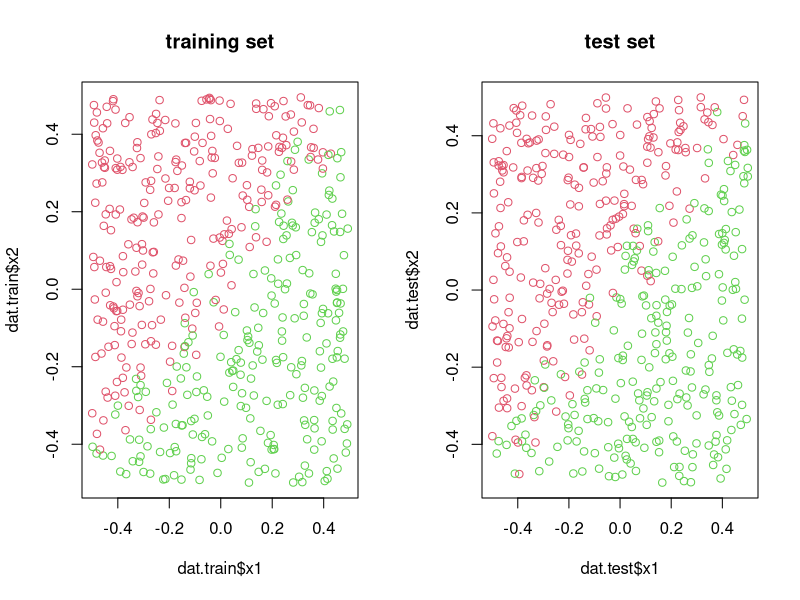
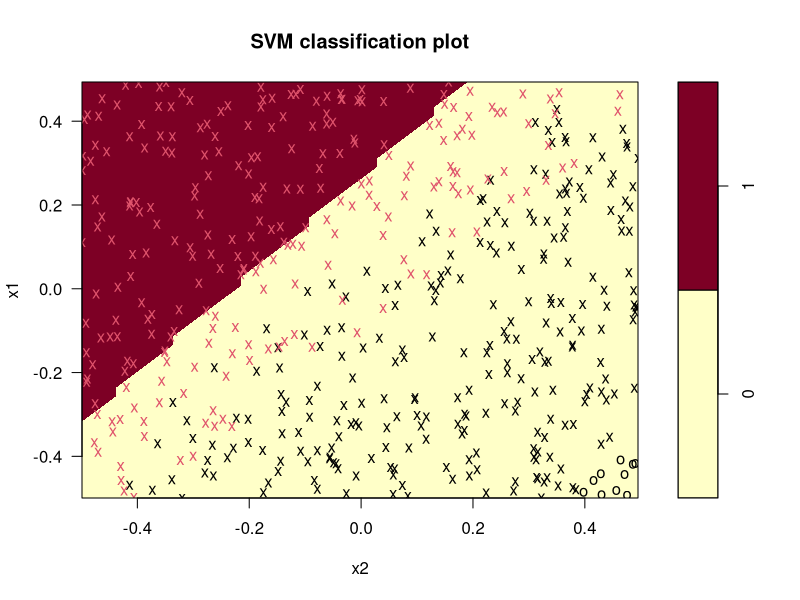
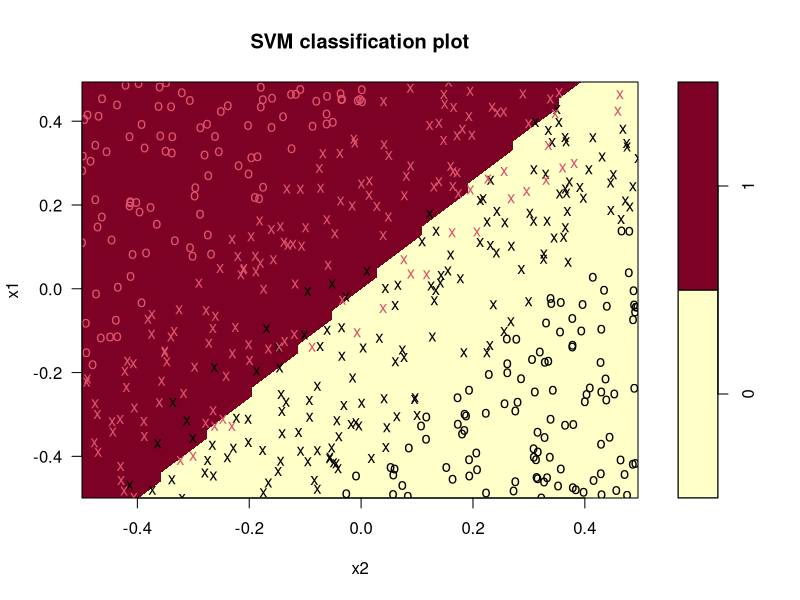
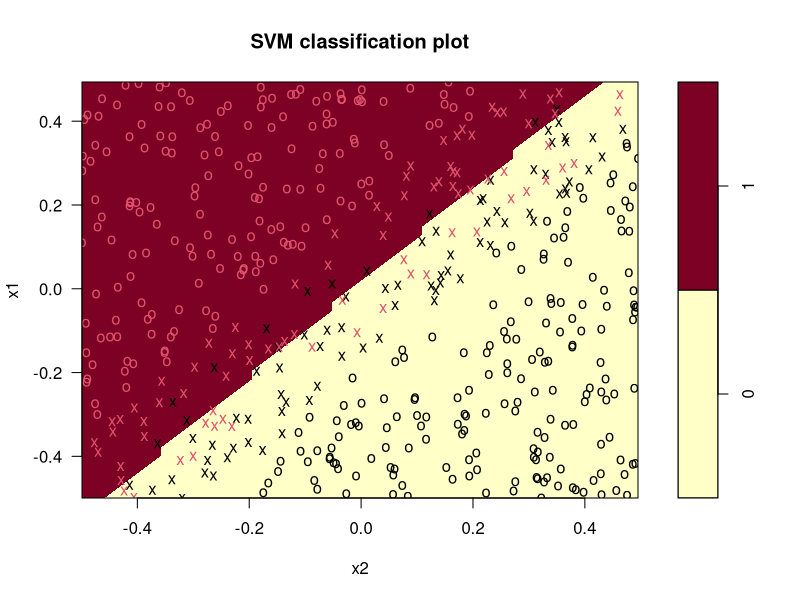
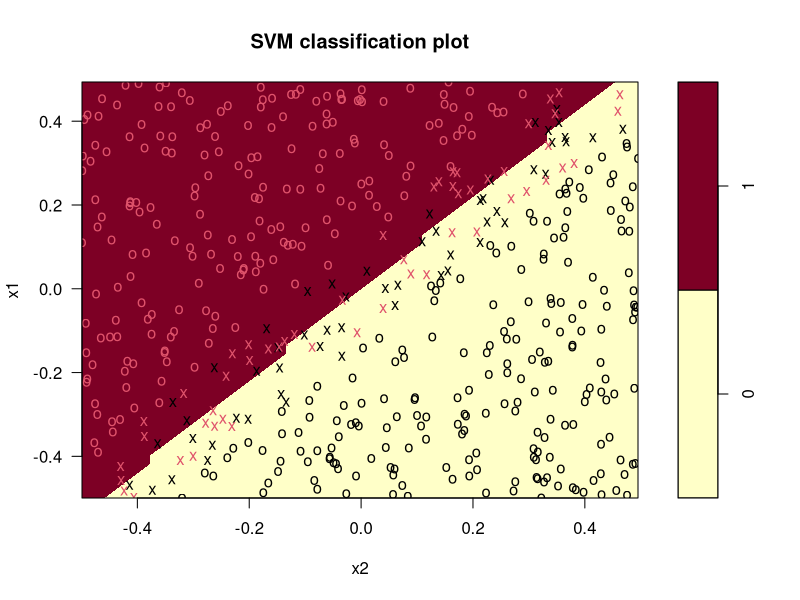
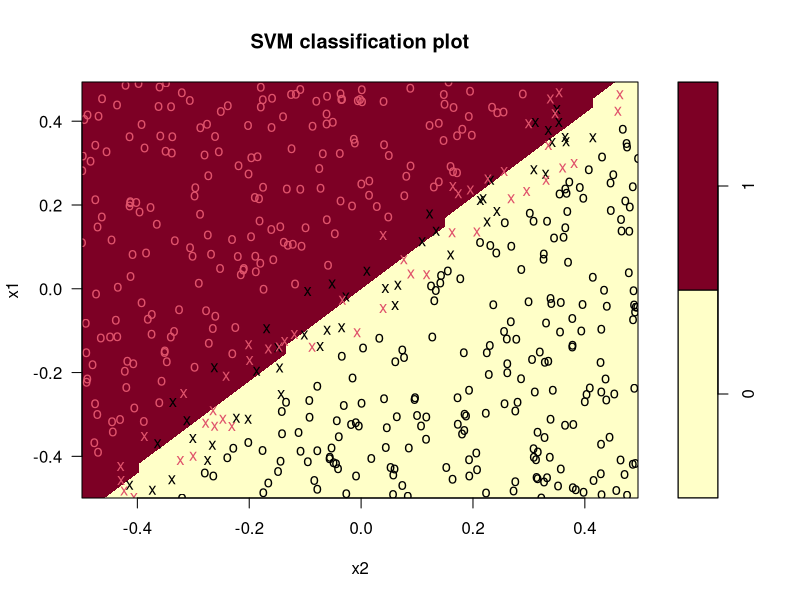
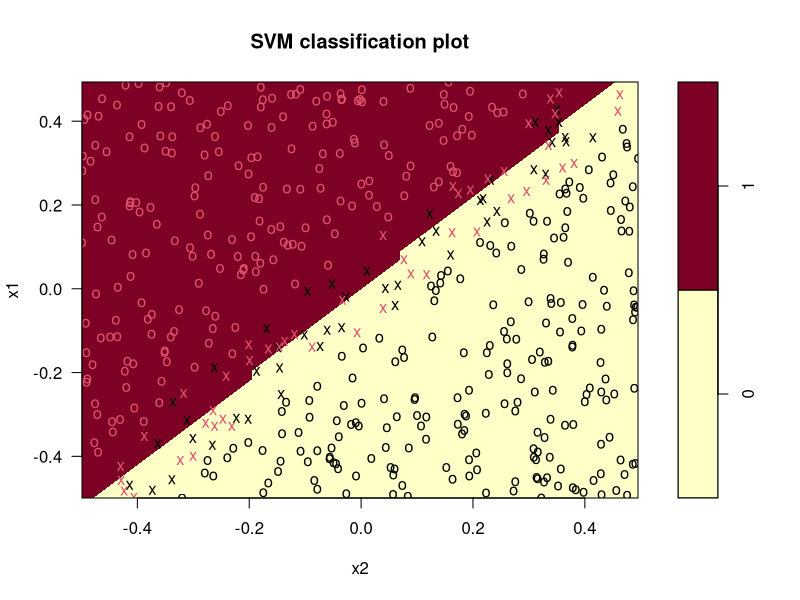
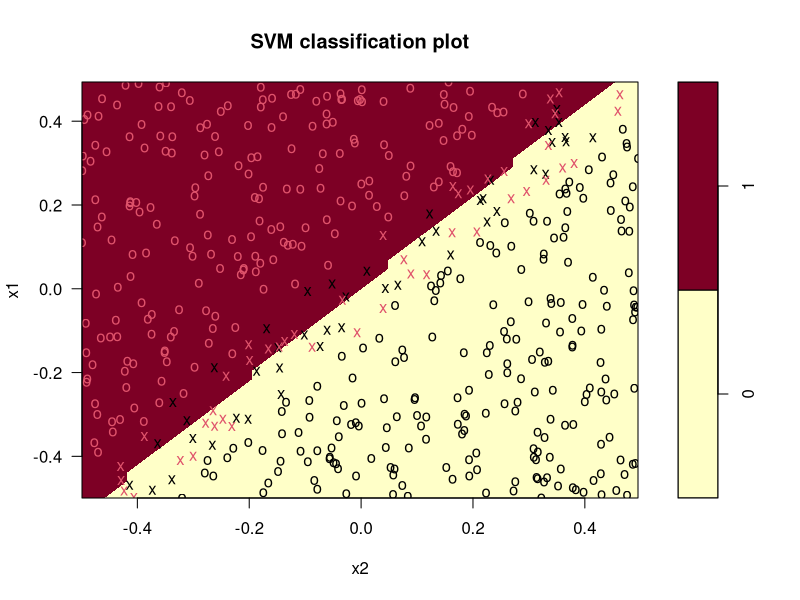

Write R code to recreate these figures, in order.
## ---- chunk 1
library(e1071)
set.seed(4052)

x1 = runif(1000,0,1)-0.5
x2 = runif(1000,0,1)-0.5
x = c(x1,x2)

sep = x1-x2
y = rep(NA,1000)


for(i in 1:1000)
{
  if(sep[i]>0.1)
  {
    y[i] = 1
  }
  else if(sep[i]< -0.1)
  {
    y[i] = 0
  }
  else
  {
    y[i] = runif(1,0,1) > 0.5
  }
}

dat=data.frame(x1 = x1, x2 = x2, y = as.factor(y))
train=sample(1000, 500)
dat.train=dat[train, ]
dat.test=dat[-train, ]
par(mfrow = c(1,2))
plot(dat.train$x1, dat.train$x2, col = as.integer(dat.train$y) + 1, main = 'training set')
plot(dat.test$x1, dat.test$x2, col = as.integer(dat.test$y) + 1, main = 'test set')

## ---- chunk 2
set.seed(4052)
cost.grid=c(0.001, 0.01, 0.1, 1, 5, 10, 100, 10000)
tune.out=tune(svm, y ~., data = dat.train, kernel = 'linear', ranges = list(cost = cost.grid))
summary(tune.out)

for(cost in cost.grid)
{
svm.fit=svm(y ~ ., data = dat.train, kernel = "linear", cost = cost)
plot(svm.fit, data = dat.train)
}

print(data.frame(cost = tune.out$performance$cost, misclass = tune.out$performance$error * 1000))

## ---- chunk 3
best_mod=tune.out$best.model
summary(best_mod)
## ---- chunk 4
set.seed(4054)


err.rate.test=rep(NA, length(cost.grid))
for (cost in cost.grid) 
{
  svm.fit=svm(y ~ ., data = dat.train, kernel = 'linear', cost = cost)
  res=table(prediction = predict(svm.fit, newdata = dat.test), truth = dat.test$y)
  err.rate.test[match(cost, cost.grid)] <- (res[2,1] + res[1,2]) / sum(res)
}
err.rate.test

for (cost in cost.grid) 
{
  svm.fit=svm(y ~ ., data = dat.train, kernel = 'linear', cost = cost)
  ypred=predict(svm.fit, dat.test)
  tab = table(predict = ypred, truth = dat.test$y)
  print(paste(cost, ": cost "))
  print(paste(tab[1]+tab[4],"of the test observations are correctly classified" ))
}

